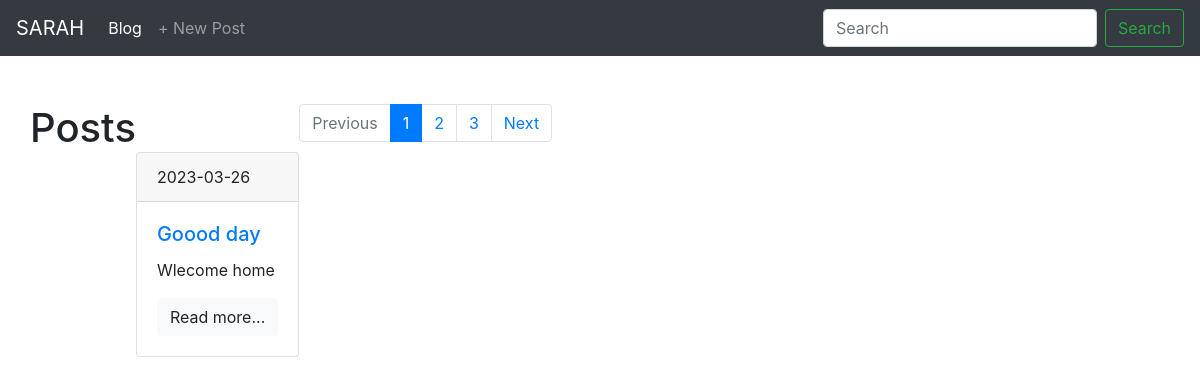
/blog/, run on an earlier commit of the app's database.
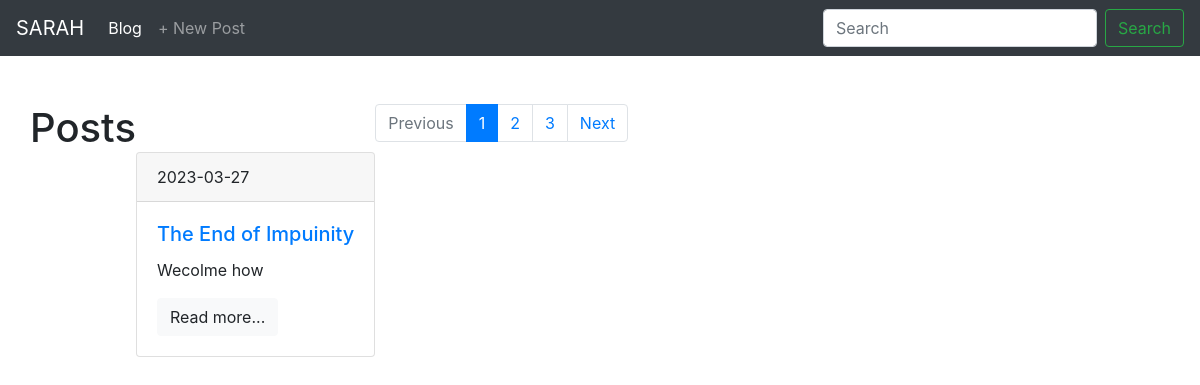
And on a later commit of the database.
### models.py (models this page shows, shortened)
class Post(db.Model):
    id = db.Column (db.Integer, primary_key = True)
    title = db.Column (db.String(140), nullable = False)
    slug =  db.Column (db.String(140), unique = True, nullable = False)
    body = db.Column (db.Text, nullable = False)
    date_created = db. Column(db.DateTime, default=datetime.utcnow )
    tags = db.relationship('Tag', secondary = posts_tags, backref = db.backref('posts'), lazy= 'dynamic'
                           )

### posts/blueprint.py (the view)
@posts.route('/')
def posts_list():
    q =request.args.get('q')
    if q:
        posts =Post.query.filter(Post.title.contains(q)| Post.body.contains(q))
    else:
        posts = Post.query.order_by(Post.date_created.desc())
    page = request.args.get('page')
    if page and page.isdigit():
        page = int(page)
    else:
        page =1
    pages= posts.paginate(page= page, per_page = 1)
    return render_template('posts/post.html', posts = posts, pages= pages)

### posts/templates/posts/post.html (shortened to what this page needs)
{% extends 'base.html' %}
{% block contents%}
<h1>Posts</h1>
  {% for post in pages.items %}
      {%include 'posts/includes/card.html'%}
  {% endfor %}
  <nav aria-label="Page navigation example">
    <ul class="pagination">
      <li class="page-item {%if not pages.has_prev %} disabled {%endif%}">
        <a class="page-link" href="./?page={{pages.prev_num}}">Previous</a>
      </li>
      {% for page in pages.iter_pages()%}
      <li class="page-item {% if page == pages.page %} active {% endif %}"  >
        <a class="page-link" href="./?page=={{page}}">{{page}}<span class="sr-only">(current)</span></a>
      </li>
      {%endfor%}
      <li class="page-item {%if not pages.has_next %} disabled {%endif%}">
        <a class="page-link" href="./?page={{pages.next_num}}">Next</a>
      </li>
    </ul>
  </nav>
{% endblock contents%}

### templates/base.html (shortened to what this page needs)
<!DOCTYPE html>
<html lang="en">
<head>
    <link rel="stylesheet" href="https://cdn.jsdelivr.net/npm/bootstrap@4.6.2/dist/css/bootstrap.min.css"
>
</head>
<body>
    <nav class="navbar navbar-expand-lg navbar-dark bg-dark mb-5" >
        <a class="navbar-brand" href="{{url_for('home')}}">SARAH</a>
        <div class="collapse navbar-collapse" id="navbarSupportedContent">
          <ul class="navbar-nav mr-auto">
            <li class="nav-item active">
              <a class="nav-link" href="{{url_for('Posts.posts_list')}}">Blog <span class="sr-only">(current)</span></a>
            </li>
            <li class="nav-item">
              <a class="nav-link" href="{{url_for('Posts.post_create')}}">+ New Post</a>
            </li>
          </ul>
          <form class="form-inline my-2 my-lg-0" method="GET">
            <input class="form-control mr-sm-2" type="search" placeholder="Search" aria-label="Search" name="q">
            <button class="btn btn-outline-success my-2 my-sm-0" type="submit">Search</button>
          </form>
        </div>
      </nav>
    <div class="container">
        <div class="row">
            {% block contents %}
            {% endblock contents %}
        </div>
    </div>
</body>
</html>

### posts/templates/posts/includes/card.html (shortened to what this page needs)
<div class="card mb-5 mt-5">
    <div class="card-header">
        {{post.date_created.date()}}
    </div>
    <div class="card-body">
        <h5 class="card-title"><a href="{{url_for('Posts.post_details', slug = post.slug)}}">{{post.title}}</a></h5>
        <p class="card-text">{{post.body}}</p>
        <a href="{{url_for('Posts.post_details', slug = post.slug)}} " class="btn btn-light"> Read
          more...</a>
    </div>
    </div>

What changed in the data, as far as the page shows it:
no longer on this page (row unchanged): Post: date_created "2023-03-26", title "Goood day", body "Wlecome home"
added Post: date_created "2023-03-27", title "The End of Impuinity", body "Wecolme how"
